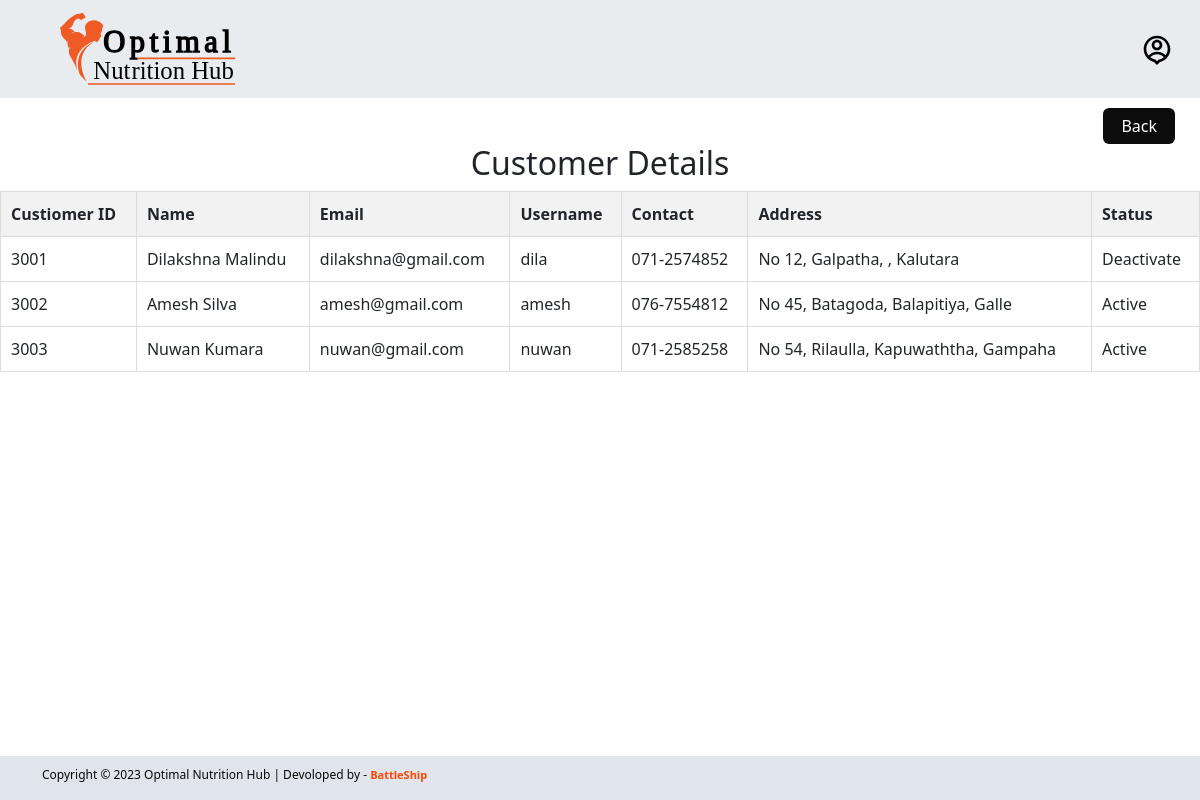
The app's page /admin/staff-management/customer-management.php (signed in) with its own data.
### tables this page shows
CREATE TABLE `customer` (
  `cust_id` int(11) NOT NULL,
  `cust_fname` varchar(50) DEFAULT NULL,
  `cust_lname` varchar(50) DEFAULT NULL,
  `cust_username` varchar(50) DEFAULT NULL,
  `cust_pwd` varchar(50) DEFAULT NULL,
  `cust_email` varchar(100) DEFAULT NULL,
  `cust_is_active` tinyint(1) DEFAULT 1,
  `cust_phone` varchar(15) DEFAULT NULL,
  `cust_add_line1` varchar(255) DEFAULT NULL,
  `cust_add_line2` varchar(255) DEFAULT NULL,
  `cust_add_line3` varchar(255) DEFAULT NULL,
  `cust_add_line4` varchar(255) DEFAULT NULL
);

### admin/staff-management/customer-management.php (the view, shortened to what this page needs)
<?php
include('../../database/config.php');
?>
<!DOCTYPE html>
<html lang="en">
<head>
    <link href="https://cdn.jsdelivr.net/npm/bootstrap@5.3.2/dist/css/bootstrap.min.css" rel="stylesheet">
    <link rel="stylesheet" href="../../css/main.css">
    <link rel="stylesheet" href="../../css/footer.css">
    <link rel="stylesheet" href="../../css/staff-management.css">
</head>
<body>
    <?php
    include('../../includes/admin-navigation-bar.php');
    ?>
    <div class="back-button-container">
        <a href="../home-pages/admin-home.php" class="back-button">Back</a>
    </div>
    <h2 class="text-center ">Customer Details</h2>
    <table>
        <tr>
            <th>Custiomer ID</th>
            <th>Name</th>
            <th>Email</th>
            <th>Username</th>
            <th>Contact</th>
            <th>Address</th>
            <th>Status</th>
        </tr>
        <?php
        $get_custdetails = "SELECT * FROM customer ";
        $result = mysqli_query($con, $get_custdetails);
        $row_count = mysqli_num_rows($result);
        if ($row_count == 0) {
            echo "<h2 class='bg-danger text-center mt-5 '> No users yet </h2>";
        } else {
            while ($row_data = mysqli_fetch_assoc($result)) {
                $cust_id = $row_data['cust_id'];
                $cust_name = $row_data['cust_fname'] . ' ' . $row_data['cust_lname'];
                $cust_email = $row_data['cust_email'];
                $cust_username = $row_data['cust_username'];
                $cust_contact = $row_data['cust_phone'];
                $cust_Address = $row_data['cust_add_line1'] . ', ' . $row_data['cust_add_line2'] . ', ' . $row_data['cust_add_line3'] . ', ' . $row_data['cust_add_line4'];
                $cust_is_active = $row_data['cust_is_active'];
                if ($cust_is_active == 1) {
                    $status = "Active";
                } else {
                    $status = "Deactivate";
                }
                echo "<tr>
                    <td>$cust_id</td>
                    <td>$cust_name</td>
                    <td>$cust_email</td>
                    <td>$cust_username</td>
                    <td>$cust_contact</td>
                    <td>$cust_Address</td>
                    <td>$status</td>
                </tr>
                    ";
            }
        }
        ?>
    </table>
    <div class="fixed-bottom ">
        <footer class="bettle">
            <div class="container">
                <div class="row">
                    <div class="col-md-8 col-sm-6 col-xs-12">
                        <p class="copyright-text">Copyright &copy; 2023 Optimal Nutrition Hub | Devoloped by -
                            <a href="#"> BattleShip</a>
                        </p>
                    </div>
                </div>
            </div>
        </footer>
    </div>
</body>
</html>

### css/main.css (style rules this page uses)
.back-button-container { text-align: right; margin-top: 10px; }
.back-button { display: inline-block; padding: 6px 18px; margin-right: 25px; font-size: 16px; text-decoration: none; background-color: #0c0c0c; color: white; border-radius: 6px; transition: background-color 0.3s; }

### css/footer.css (style rules this page uses)
.bettle { font-size: 12px; background-color: #dfe5eb; color: #080808; padding-top: 10px; }
.bettle a { font-size: 11px; text-align: center; margin: 20px 0 10px; color: orangered; text-decoration: none; font-weight: 300; font-weight: bold; }

### css/staff-management.css (style rules this page uses)
table { width: 100%; border-collapse: collapse; margin-bottom: 20px; }
th, td { border: 1px solid #ddd; padding: 10px; text-align: left; }
th { background-color: #f2f2f2; }

### records on screen
customer: cust_id "3001", cust_name "Dilakshna Malindu", cust_email "dilakshna@gmail.com", cust_username "dila", cust_phone "071-2574852", cust_Address "No 12, Galpatha, , Kalutara", cust_is_active "Deactivate"
customer: cust_id "3002", cust_name "Amesh Silva", cust_email "amesh@gmail.com", cust_username "amesh", cust_phone "076-7554812", cust_Address "No 45, Batagoda, Balapitiya, Galle", cust_is_active "Active"
customer: cust_id "3003", cust_name "Nuwan Kumara", cust_email "nuwan@gmail.com", cust_username "nuwan", cust_phone "071-2585258", cust_Address "No 54, Rilaulla, Kapuwaththa, Gampaha", cust_is_active "Active"
